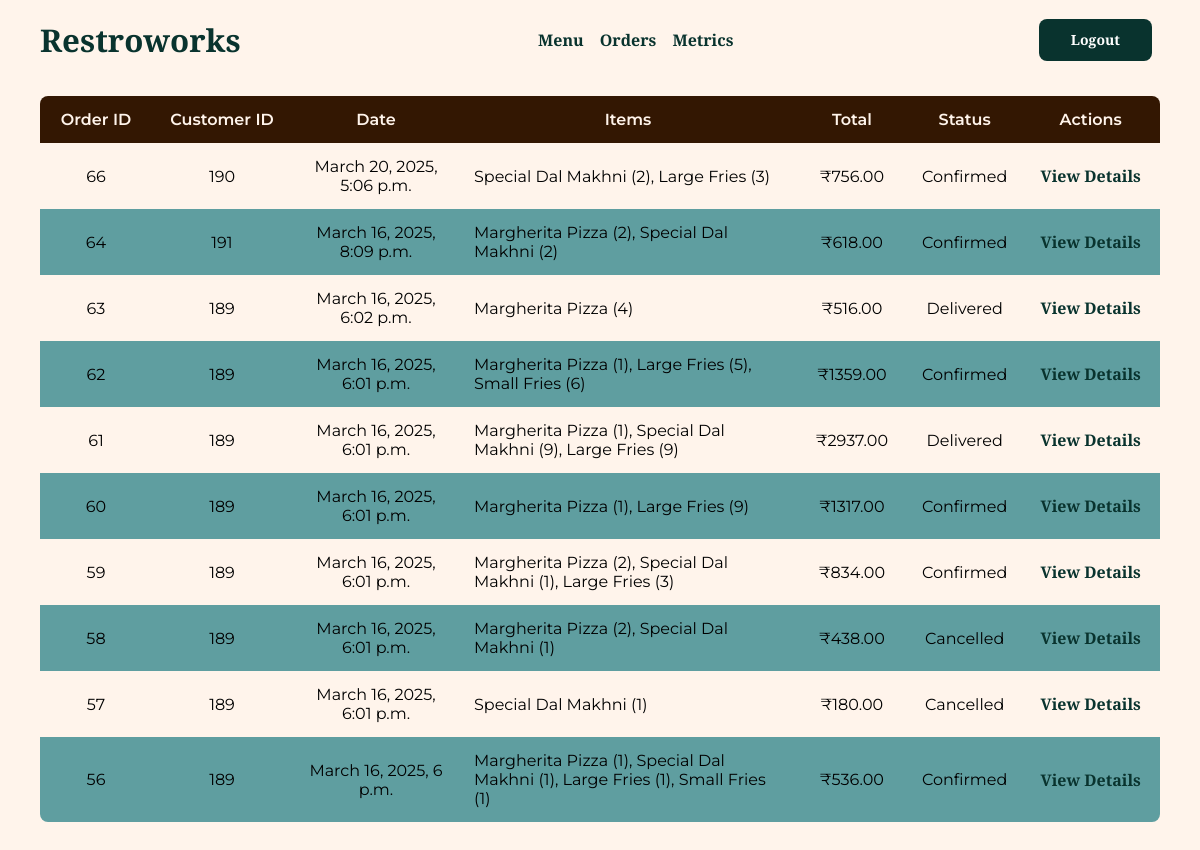
The app's page /orders/view/all (signed in) with its own data.
### orders/models.py (models this page shows, shortened)
class Order(models.Model):
    customer = models.ForeignKey(
        Customer, on_delete=models.CASCADE, related_name="orders"
    )
    status = models.IntegerField(choices=STATUS_CHOICES, default=1)
    total_price = models.DecimalField(max_digits=10, decimal_places=2, default=0.00)
    created_at = models.DateTimeField(auto_now_add=True)
    updated_at = models.DateTimeField(auto_now=True)

class OrderItem(models.Model):
    order = models.ForeignKey(Order, on_delete=models.CASCADE, related_name="items")
    menu_item = models.ForeignKey(MenuItem, on_delete=models.CASCADE)
    quantity = models.IntegerField()
    price = models.DecimalField(max_digits=10, decimal_places=2, default=0.00)

### customers/models.py (models this page shows, shortened)
class Customer(models.Model):
    user = models.OneToOneField(User, on_delete=models.CASCADE)  # Links to auth_user
    email = models.EmailField(unique=True)
    phone = models.CharField(max_length=10, unique=True)

### menu/models.py (models this page shows)
class MenuItem(models.Model):
    name = models.CharField(max_length=100)
    description = models.TextField(max_length=500)
    image = models.ImageField(
        upload_to="menu/menu_items/",
        validators=[validate_image],
        help_text="Please upload an image with equal height and width.",
        null=True,
        blank=True,
        default="menu/default.png",
    )
    rating = models.FloatField(default=0.0, blank=True)
    price = models.DecimalField(max_digits=10, decimal_places=2)
    created_at = models.DateTimeField(auto_now_add=True)
    updated_at = models.DateTimeField(auto_now=True)  # to track item changes
    def __str__(self):
        return f"{self.name}"

### orders/views.py (the view)
# urls.py: path("view/all", login_required(views.OrderListView.as_view()), name="list_orders"),
class OrderListView(ListView):
    template_name = "order_list.html"
    model = Order
    context_object_name = "orders"
    def get_queryset(self):
        return (
            Order.objects.filter(customer__user=self.request.user).order_by(
                "-created_at"
            )
            if not self.request.user.is_staff
            else Order.objects.all().order_by("-created_at")
        )
    def get_context_data(self, **kwargs):
        return super().get_context_data(**kwargs)

### orders/templates/order_list.html
{% extends "base.html" %}
{% block content %}
<div class="table-holder">
    <table class="query-table">
        <thead>
            <tr>
                <th>Order ID</th>
                {% if user.is_staff %}<th>Customer ID</th>{% endif %}
                <th>Date</th>
                <th>Items</th>
                <th>Total</th>
                <th>Status</th>
                <th>Actions</th>
            </tr>
        </thead>
        <tbody>
            {% for order in orders %}
            <tr>
                <td class="order-id">{{ order.id }}</td>
                {% if user.is_staff %}
                <td class="customer-id">{{ order.customer.id }}</td>
                {% endif %}
                <td class="order-date">{{ order.created_at }}</td>
                <td class="order-items">
                    <div class="item-overview">
                        {% for item in order.items.all %}
                        {{ item.menu_item }} ({{ item.quantity }}){% if not forloop.last %}, {% endif %}
                        {% endfor %}
                    </div>
                </td>
                <td class="order-total">₹{{ order.total_price }}</td>
                <td class="order-status">{{ order.get_status_display }}</td>
                <td class="order-actions">
                    <a href="/orders/view/{{ order.id }}" class="order-actions">View Details</a>
                </td>
            </tr>
            {% endfor %}
        </tbody>
    </table>
</div>
{% endblock content %}

### static/css/styles.css (style rules this page uses)
* { margin: 0; padding: 0; box-sizing: border-box; }
:root { --text: #09332e; --background: #fff4eb; --primary: #09332e; --secondary: #331702; --accent: #167a6d; --secondary-accent: #7d3804; }
body { font-family: "Montserrat"; font-weight: 400; background-color: var(--background); }
html { font-size: 100%; }
a:link, a:visited { text-decoration: none; color: var(--primary); font-family: "Libre Baskerville"; font-weight: 700; font-size: 1rem; }
.table-holder { width: 100%; }
.query-table { min-width: 100%; border-collapse: collapse; }
.query-table th:first-child { border-radius: 8px 0 0 0; }
.query-table th:last-child { border-radius: 0 8px 0 0; }
.query-table th { background-color: var(--secondary); padding: 14px; color: var(--background); font-weight: 600; }
.query-table tr:nth-child(even) { background-color: cadetblue; }
.query-table tr:last-child td:first-child { border-radius: 0 0 0 8px; }
.query-table tr:last-child td:last-child { border-radius: 0 0 8px 0; }
.query-table td { text-align: center; padding: 14px; }
td.order-items { text-align: left; width: 30%; }
.order-id { width: 10%; }
.order-date { width: 15%; }
.customer-id { width: 12.5%; }
.order-status, .order-total { width: 10%; }

### records on screen
Order: id "66", customer.id "190", created_at "March 20, 2025, 5:06 p.m.", total_price "756.00", status "Confirmed"
OrderItem: menu_item "Special Dal Makhni", quantity "2"
OrderItem: menu_item "Large Fries", quantity "3"
Order: id "64", customer.id "191", created_at "March 16, 2025, 8:09 p.m.", total_price "618.00", status "Confirmed"
OrderItem: menu_item "Margherita Pizza", quantity "2"
OrderItem: menu_item "Special Dal Makhni", quantity "2"
Order: id "63", customer.id "189", created_at "March 16, 2025, 6:02 p.m.", total_price "516.00", status "Delivered"
OrderItem: menu_item "Margherita Pizza", quantity "4"
Order: id "62", customer.id "189", created_at "March 16, 2025, 6:01 p.m.", total_price "1359.00", status "Confirmed"
OrderItem: menu_item "Margherita Pizza", quantity "1"
OrderItem: menu_item "Large Fries", quantity "5"
OrderItem: menu_item "Small Fries", quantity "6"
Order: id "61", customer.id "189", created_at "March 16, 2025, 6:01 p.m.", total_price "2937.00", status "Delivered"
OrderItem: menu_item "Margherita Pizza", quantity "1"
OrderItem: menu_item "Special Dal Makhni", quantity "9"
OrderItem: menu_item "Large Fries", quantity "9"
Order: id "60", customer.id "189", created_at "March 16, 2025, 6:01 p.m.", total_price "1317.00", status "Confirmed"
OrderItem: menu_item "Margherita Pizza", quantity "1"
OrderItem: menu_item "Large Fries", quantity "9"
Order: id "59", customer.id "189", created_at "March 16, 2025, 6:01 p.m.", total_price "834.00", status "Confirmed"
OrderItem: menu_item "Margherita Pizza", quantity "2"
OrderItem: menu_item "Special Dal Makhni", quantity "1"
OrderItem: menu_item "Large Fries", quantity "3"
Order: id "58", customer.id "189", created_at "March 16, 2025, 6:01 p.m.", total_price "438.00", status "Cancelled"
OrderItem: menu_item "Margherita Pizza", quantity "2"
OrderItem: menu_item "Special Dal Makhni", quantity "1"
Order: id "57", customer.id "189", created_at "March 16, 2025, 6:01 p.m.", total_price "180.00", status "Cancelled"
OrderItem: menu_item "Special Dal Makhni", quantity "1"
Order: id "56", customer.id "189", created_at "March 16, 2025, 6 p.m.", total_price "536.00", status "Confirmed"
OrderItem: menu_item "Margherita Pizza", quantity "1"
OrderItem: menu_item "Special Dal Makhni", quantity "1"
OrderItem: menu_item "Large Fries", quantity "1"
OrderItem: menu_item "Small Fries", quantity "1"

### other values on screen
{{ title }} "Restroworks"
{{ button_text }} "Logout"
